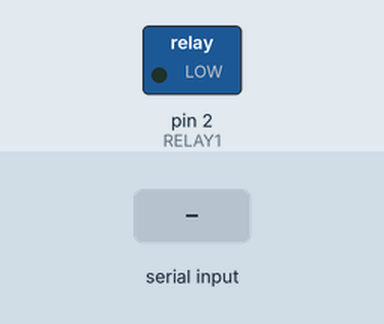
Recording of a sketch running on a simulated Arduino Uno, built with avr-gcc and run on an emulated ATmega328P. Parts: switched loads named in the sketch (green lamp = pin HIGH). The inputs (shaded band) are chosen by the test bench.

Above: at 1.2 s.
1.3 s: "O" received over Serial
At 2.6 s:
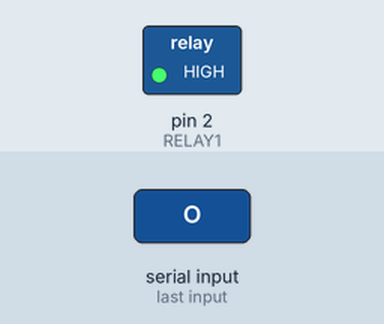
Timing chart, 0 to 4.3 s (numbered marks = the images above; inputs shaded):
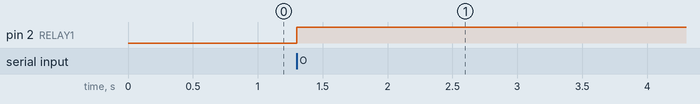

Measured:
- after the input at 1.3 s, pin 2 (RELAY1): LOW → HIGH at once

The sketch:

relay_tests.ino
```cpp
#define RELAY1 2
#define RELAY2 3

char b;

boolean relay1State = false;
boolean relay2State = false;

void setup()
{
  Serial.begin(9600);
  pinMode(RELAY1, OUTPUT);
  pinMode(RELAY1, OUTPUT);

  digitalWrite(RELAY1, LOW);
  digitalWrite(RELAY2, LOW);
}

void loop()
{
  if (Serial.available()) {
    b = Serial.read();
    if (b == 'O') {
      if (relay1State) {
        digitalWrite(RELAY1, LOW);
      } else {
        digitalWrite(RELAY1, HIGH);
      }
      relay1State = !relay1State;
    } else if (b == 'F') {
      if (relay2State) {
        digitalWrite(RELAY2, LOW);
      } else {
        digitalWrite(RELAY2, HIGH);
      }
      relay2State = !relay2State;
    }
  }
}
```
